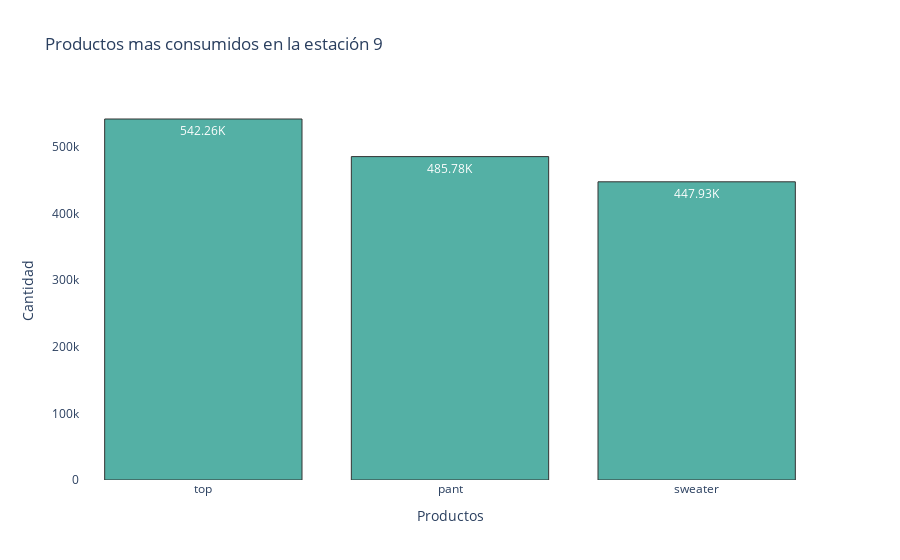

Notebook source saved alongside this figure:
### Code cell
colores = paleta[1]
orden=orden[0:3]
fig = go.Figure(data=[go.Bar(x=orden, y=orden1,text=orden,textposition='auto',texttemplate = [human_format(a) for a in orden1], orientation='v')])
fig.update_traces(marker_color=colores,marker_line_width=1, opacity=0.8, marker_line_color = 'black')

fig.update_layout(
    title='Productos mas consumidos en la estación 9',
    xaxis_title = 'Productos',
    yaxis_title = 'Cantidad',
    paper_bgcolor='white',
    plot_bgcolor='white')

### Figure 1 — Plotly figure (JSON) as saved in the notebook; plotly's stock layout.template omitted (floating-point values rounded to 4 significant figures)
{"data": [{"marker": {"color": "#2A9D8F", "line": {"color": "black", "width": 1}}, "opacity": 0.8, "orientation": "v", "text": ["top", "pant", "sweater"], "textposition": "auto", "texttemplate": ["542.26K", "485.78K", "447.93K", "439.15K", "415.36K", "415.25K", "357.25K", "306.74K", "280.09K", "260.27K", "184.14K", "143.35K", "140.11K", "44.58K", "37.92K", "35.43K", "23.08K", "21.55K"], "type": "bar", "x": ["top", "pant", "sweater"], "y": [542259, 485781, 447926, 439147, 415363, 415255, 357250, 306738, 280086, 260268, 184138, 143346, 140107, 44583, 37917, 35427, 23079, 21554]}], "layout": {"paper_bgcolor": "white", "plot_bgcolor": "white", "title": {"text": "Productos mas consumidos en la estación 9"}, "xaxis": {"title": {"text": "Productos"}}, "yaxis": {"title": {"text": "Cantidad"}}}}
